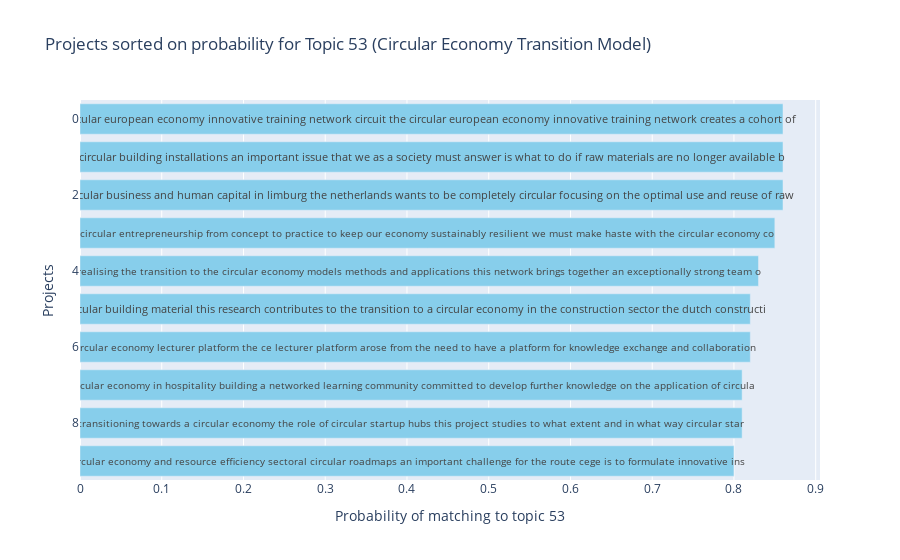

Notebook code for this chart:
### Code cell
topic_name = topic_model.get_topic_info()['CustomName'][TOPIC_INDEX]
print_markdown(f'### This table shows the likelihood that projects belong to Topic ({SELECTED_TOPIC_ID}) {SELECTED_TOPIC_NAME}:')

if LOAD_MODEL:
    # Extract the probabilities for the specific topic
    specific_topic_probs = probs[:, TOPIC_INDEX]
else:
    # Extract the probabilities for the specific topic
    specific_topic_probs = probs[:, SELECTED_TOPIC_ID]

# Find the indices of documents with a probability above the threshold for the specific topic
doc_indices = np.where(specific_topic_probs >= THRESHOLD_DOC_PROB_TABLE)[0]

# Retrieve the documents with the specific topic
docs_with_specific_topic = [docs[i] for i in doc_indices]

# Create a DataFrame with the documents and their probabilities for the specific topic
df_specific_topic = pd.DataFrame({
    'document': docs_with_specific_topic,
    'probability': specific_topic_probs[doc_indices]
})

# Sort the DataFrame in descending order by probability
df_specific_topic = df_specific_topic.sort_values(by='probability', ascending=False).reset_index(drop=True)

df_specific_topic['probability'] = df_specific_topic['probability'].round(2)

pd.set_option('display.max_columns', None)
pd.set_option('display.width', None)  # None means all data will be displayed in one line
pd.set_option('display.max_colwidth', 500)  # None means all data will be displayed without truncation

display(df_specific_topic.head(5))

# Create a DataFrame with the top 10 documents and their probabilities for the specific topic
df_specific_topic_top_n = df_specific_topic.head(10)

# Truncate the 'document' column to 100 characters
df_specific_topic_top_n['document'] = df_specific_topic_top_n['document'].str.slice(0, 140)

# Create a bar chart
fig = go.Figure(data=[
    go.Bar(
        y=df_specific_topic_top_n.index,
        x=df_specific_topic_top_n['probability'],
        text=df_specific_topic_top_n['document'],
        textposition='inside',
        insidetextanchor='end',  # Align text to the right
        orientation='h',  # horizontal bar chart
        marker_color='skyblue'
    )
])

# Add title and labels
fig.update_layout(
    title_text=f'Projects sorted on probability for Topic {SELECTED_TOPIC_ID} ({SELECTED_TOPIC_NAME})',
    xaxis_title=f'Probability of matching to topic {SELECTED_TOPIC_ID}',
    yaxis_title='Projects',
    yaxis_autorange="reversed"  # Invert y-axis to have the highest probability at the top
)

# Show the plot
fig.show()

### Figure 1 — Plotly figure (JSON) as saved in the notebook; plotly's stock layout.template omitted (floating-point values rounded to 4 significant figures)
{"data": [{"insidetextanchor": "end", "marker": {"color": "skyblue"}, "orientation": "h", "text": ["circular european economy innovative training network circuit the circular european economy innovative training network creates a cohort of ", "circular building installations an important issue that we as a society must answer is what to do if raw materials are no longer available b", "circular business and human capital in limburg the netherlands wants to be completely circular focusing on the optimal use and reuse of raw ", "circular entrepreneurship from concept to practice to keep our economy sustainably resilient we must make haste with the circular economy co", "realising the transition to the circular economy models methods and applications this network brings together an exceptionally strong team o", "circular building material this research contributes to the transition to a circular economy in the construction sector the dutch constructi", "circular economy lecturer platform the ce lecturer platform arose from the need to have a platform for knowledge exchange and collaboration ", "circular economy in hospitality building a networked learning community committed to develop further knowledge on the application of circula", "transitioning towards a circular economy the role of circular startup hubs this project studies to what extent and in what way circular star", "circular economy and resource efficiency sectoral circular roadmaps an important challenge for the route cege is to formulate innovative ins"], "textposition": "inside", "type": "bar", "x": [0.86, 0.86, 0.86, 0.85, 0.83, 0.82, 0.82, 0.81, 0.81, 0.8], "y": [0, 1, 2, 3, 4, 5, 6, 7, 8, 9]}], "layout": {"title": {"text": "Projects sorted on probability for Topic 53 (Circular Economy Transition Model)"}, "xaxis": {"title": {"text": "Probability of matching to topic 53"}}, "yaxis": {"autorange": "reversed", "title": {"text": "Projects"}}}}
